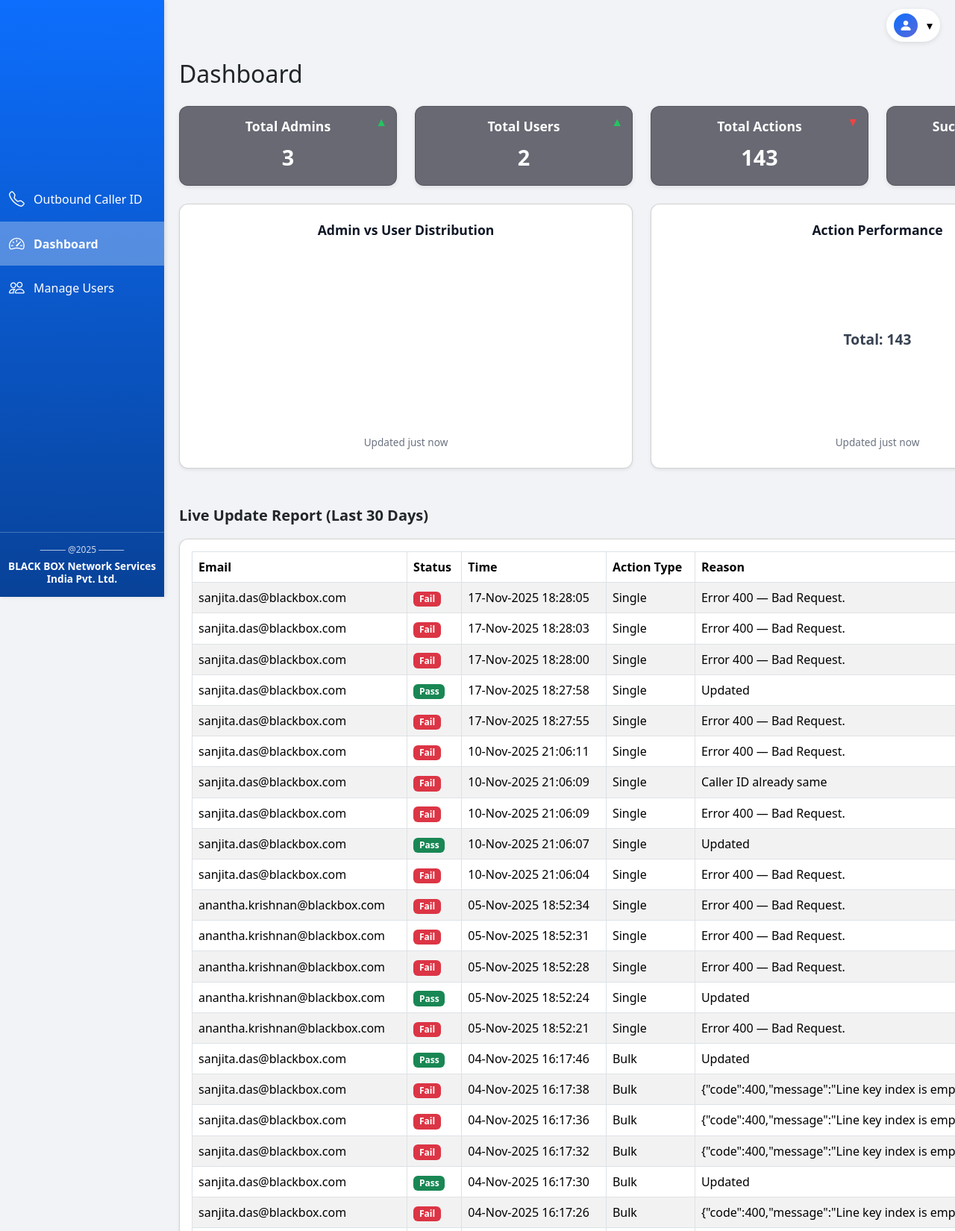
/dashboard (signed in, upper part), run on the app's committed database.
### tables this page shows
CREATE TABLE update_logs (
                        id INTEGER PRIMARY KEY AUTOINCREMENT,
                        email TEXT,
                        caller_id TEXT,
                        success INTEGER,
                        reason TEXT,
                        type TEXT,
                        timestamp DATETIME DEFAULT CURRENT_TIMESTAMP
                    , identifier TEXT, alias TEXT);

### app.py (the view)
@app.route("/dashboard")
@login_required(role="admin")
def dashboard():
    conn = get_db_connection()
    total_admin = conn.execute("SELECT COUNT(*) as cnt FROM users WHERE role='admin'").fetchone()["cnt"]
    total_users = conn.execute("SELECT COUNT(*) as cnt FROM users WHERE role='user'").fetchone()["cnt"]
    cutoff = (datetime.utcnow() - timedelta(days=30)).isoformat()
    rows = conn.execute("""
        SELECT email, identifier, caller_id, success, reason, type, timestamp
        FROM update_logs
        WHERE timestamp >= ?
        ORDER BY timestamp DESC
    """, (cutoff,)).fetchall()
    updates = []
    for r in rows:
        updates.append({
            "email": r["email"],
            "identifier": r["identifier"],
            "caller_id": r["caller_id"],
            "success": bool(r["success"]),
            "reason": r["reason"],
            "type": r["type"],
            "time": datetime.fromisoformat(r["timestamp"]).strftime("%d-%b-%Y %H:%M:%S")
        })
    mrows = conn.execute("""
        SELECT admin_email, action, target_email, timestamp
        FROM admin_activity
        WHERE timestamp >= ?
        ORDER BY timestamp DESC
    """, (cutoff,)).fetchall()
    manage_logs = []
    for r in mrows:
        manage_logs.append({
            "email": r["admin_email"],
            "action": r["action"],
            "target": r["target_email"],
            "time": datetime.fromisoformat(r["timestamp"]).strftime("%d-%b-%Y %H:%M:%S")
        })
    conn.close()
    user_status = get_user_status_list()
    refresh_needed = session.pop("refresh_needed", False)
    return render_template(
        "dashboard.html",
        total_admin=total_admin,
        total_users=total_users,
        updates=updates,
        manage_logs=manage_logs,
        user_status=user_status,
        refresh_needed=refresh_needed
    )

### app.py (called while the page is built)
def get_db_connection():
    conn = sqlite3.connect(DB_PATH)
    conn.row_factory = sqlite3.Row
    return conn

def load_users_from_db():
    conn = get_db_connection()
    rows = conn.execute("SELECT email, password, role FROM users").fetchall()
    conn.close()
    users = {r["email"].lower(): {"password": r["password"], "role": r["role"]} for r in rows}
    return users

def get_user_status_list():
    users = load_users_from_db()
    conn = get_db_connection()
    rows = conn.execute("SELECT user_email, status, login_time FROM login_activity ORDER BY id DESC").fetchall()
    conn.close()
    status = {}
    for r in rows:
        e = r["user_email"].lower()
        if e not in status:
            status[e] = {"email": e, "online": (r["status"] == "Online"), "last_seen": r["login_time"]}
    out = []
    for email, u in users.items():
        if email in status:
            out.append({"email": email, "online": bool(status[email]["online"])})
        else:
            out.append({"email": email, "online": False})
    return out

def login_required(role=None):
    def wrapper(fn):
        @wraps(fn)
        def decorated(*args, **kwargs):
            if "email" not in session:
                app.logger.warning("Unauthorized access attempt to protected route.")
                return redirect(url_for("login"))
            if role and session.get("role") != role:
                app.logger.warning(f"Access denied for user {session.get('email')} - insufficient role.")
                flash("Access denied", "danger")
                return redirect(url_for("login"))
            return fn(*args, **kwargs)
        return decorated
    return wrapper

@app.teardown_appcontext
def on_exit(exception):
    try:
        from utils.task_queue import shutdown_queue
        shutdown_queue()
    except Exception as e:
        app.logger.error(f"Error shutting down task queue: {e}")

### utils/task_queue.py (called while the page is built)
def shutdown_queue():
    logger.info("[Queue] Shutting down worker thread...")
    task_queue.put(None)

### templates/dashboard.html (shortened to what this page needs)
{% extends "base.html" %}
{% block content %}
<h2 class="mb-4">Dashboard</h2>
<div class="row g-4 mb-4">
  <div class="col-md-3">
    <div class="card text-center card-primary p-3">
      <span class="trend-indicator trend-up">▲</span>
      <h5 class="card-title">Total Admins</h5>
      <p class="card-text" id="totalAdmins">{{ total_admin }}</p>
    </div>
  </div>
  <div class="col-md-3">
    <div class="card text-center card-warning p-3">
      <span class="trend-indicator trend-up">▲</span>
      <h5 class="card-title">Total Users</h5>
      <p class="card-text" id="totalUsers">{{ total_users }}</p>
    </div>
  </div>
  <div class="col-md-3">
    <div class="card text-center card-info p-3">
      <span class="trend-indicator trend-down">▼</span>
      <h5 class="card-title">Total Actions</h5>
      <p class="card-text" id="totalActions">{{ updates|length }}</p>
    </div>
  </div>
  <div class="col-md-3">
    <div class="card text-center card-success p-3">
      <h5 class="card-title">Successful Updates</h5>
      <p class="card-text" id="successfulUpdates">{{ updates|selectattr("success")|select|list|length }}</p>
    </div>
  </div>
</div>
<div class="row g-4 mb-5">
  <div class="col-md-6">
    <div class="card shadow-sm chart-box p-4 h-100">
      <h5 class="card-title text-center mb-3">Admin vs User Distribution</h5>
      <div style="position: relative; height: 240px;">
        <canvas id="adminUserChart"></canvas>
      </div>
      <div id="adminUserTimestamp" class="chart-updated">Updated just now</div>
    </div>
  </div>
  <div class="col-md-6">
    <div class="card shadow-sm chart-box p-4 h-100">
      <h5 class="card-title text-center mb-3">Action Performance</h5>
      <div style="position: relative; height: 240px;">
        <canvas id="actionPieChart"></canvas>
        <div id="totalCenterText"
          style="position:absolute;top:50%;left:50%;transform:translate(-50%,-50%);
                 font-size:1.2rem;font-weight:700;color:#374151;">
        </div>
      </div>
      <div id="actionPieTimestamp" class="chart-updated">Updated just now</div>
    </div>
  </div>
</div>
<div class="section-title">Live Update Report (Last 30 Days)</div>
<div class="card shadow-sm mb-4">
  <div class="card-body table-responsive">
    <table class="table table-striped table-bordered align-middle">
      <thead>
        <tr>
          <th>Email</th>
          <th>Status</th>
          <th>Time</th>
          <th>Action Type</th>
          <th>Reason</th>
        </tr>
      </thead>
      <tbody>
        {% if updates %}
          {% for u in updates %}
            <tr>
              <td>{{ u.email }}</td>
              <td>
                {% if u.success %}
                  <span class="badge bg-success">Pass</span>
                {% else %}
                  <span class="badge bg-danger">Fail</span>
                {% endif %}
              </td>
              <td>{{ u.time }}</td>
              <td>
                {% if u.type == 'S' %}Single
                {% elif u.type == 'B' %}Bulk
                {% elif u.type == 'Both' %}Both
                {% else %}Unknown{% endif %}
              </td>
              <td>{{ u.reason }}</td>
            </tr>
          {% endfor %}
        {% else %}
          <tr><td colspan="5" class="text-center">No updates in last 30 days</td></tr>
        {% endif %}
      </tbody>
    </table>
  </div>
</div>
{% endblock %}

### templates/base.html (style rules this page uses)
body { padding-top: 60px; font-family: 'Segoe UI', Tahoma, Geneva, Verdana, sans-serif; background-color: #f1f3f6; }
.card { border-radius: 0.75rem; box-shadow: 0 2px 6px rgba(0,0,0,0.08); transition: transform 0.2s; }
.table-striped>tbody>tr:nth-of-type(odd) { background-color: #f8f9fa; }
.table thead { background-color: #0d6efd; color: white; }
.table th, .table td { vertical-align: middle !important; }

### templates/dashboard.html (style rules this page uses)
.card-text { font-size: 1.8rem; font-weight: 700; }
.card-title { font-size: 1.1rem; font-weight: 600; margin-bottom: 0.5rem; }
.card-primary, .card-warning, .card-info, .card-success { background-color: #05041493; color: #fff; position: relative; }
.trend-indicator { position: absolute; top: 0.5rem; right: 0.75rem; font-size: 1rem; font-weight: bold; }
.trend-up { color: #22c55e; }
.trend-down { color: #ef4444; }
.table thead { background-color: #0d6efd; color: #fff; }
.badge { font-weight: 600; }
.section-title { font-weight: 700; margin-top: 2rem; margin-bottom: 1rem; font-size: 1.25rem; }
.chart-box { background-color: #ffffff; color: #111827; border-radius: 0.75rem; box-shadow: 0 4px 14px rgba(0, 0, 0, 0.1); transition: all 0.3s ease; }
.chart-box .card-title { color: #111827; font-weight: 600; }
.chart-updated { text-align: center; font-size: 0.85rem; color: #6b7280; margin-top: 0.5rem; }
canvas { max-height: 240px !important; }

### data on the page
update_logs: email "sanjita.das@blackbox.com", success "Fail", time "17-Nov-2025 18:28:05", type "Single", reason "Error 400 — Bad Request."
update_logs: email "sanjita.das@blackbox.com", success "Fail", time "17-Nov-2025 18:28:03", type "Single", reason "Error 400 — Bad Request."
update_logs: email "sanjita.das@blackbox.com", success "Fail", time "17-Nov-2025 18:28:00", type "Single", reason "Error 400 — Bad Request."
update_logs: email "sanjita.das@blackbox.com", success "Pass", time "17-Nov-2025 18:27:58", type "Single", reason "Updated"
update_logs: email "sanjita.das@blackbox.com", success "Fail", time "17-Nov-2025 18:27:55", type "Single", reason "Error 400 — Bad Request."
update_logs: email "sanjita.das@blackbox.com", success "Fail", time "10-Nov-2025 21:06:11", type "Single", reason "Error 400 — Bad Request."
update_logs: email "sanjita.das@blackbox.com", success "Fail", time "10-Nov-2025 21:06:09", type "Single", reason "Caller ID already same"
update_logs: email "sanjita.das@blackbox.com", success "Fail", time "10-Nov-2025 21:06:09", type "Single", reason "Error 400 — Bad Request."
update_logs: email "sanjita.das@blackbox.com", success "Pass", time "10-Nov-2025 21:06:07", type "Single", reason "Updated"
update_logs: email "sanjita.das@blackbox.com", success "Fail", time "10-Nov-2025 21:06:04", type "Single", reason "Error 400 — Bad Request."
update_logs: email "anantha.krishnan@blackbox.com", success "Fail", time "05-Nov-2025 18:52:34", type "Single", reason "Error 400 — Bad Request."
update_logs: email "anantha.krishnan@blackbox.com", success "Fail", time "05-Nov-2025 18:52:31", type "Single", reason "Error 400 — Bad Request."
update_logs: email "anantha.krishnan@blackbox.com", success "Fail", time "05-Nov-2025 18:52:28", type "Single", reason "Error 400 — Bad Request."
update_logs: email "anantha.krishnan@blackbox.com", success "Pass", time "05-Nov-2025 18:52:24", type "Single", reason "Updated"
update_logs: email "anantha.krishnan@blackbox.com", success "Fail", time "05-Nov-2025 18:52:21", type "Single", reason "Error 400 — Bad Request."
update_logs: email "sanjita.das@blackbox.com", success "Pass", time "04-Nov-2025 16:17:46", type "Bulk", reason "Updated"
update_logs: email "sanjita.das@blackbox.com", success "Fail", time "04-Nov-2025 16:17:38", type "Bulk", reason "{\"code\":400,\"message\":\"Line key index is empty or duplicated.\"}"
update_logs: email "sanjita.das@blackbox.com", success "Fail", time "04-Nov-2025 16:17:36", type "Bulk", reason "{\"code\":400,\"message\":\"Line key index is empty or duplicated.\"}"
update_logs: email "sanjita.das@blackbox.com", success "Fail", time "04-Nov-2025 16:17:32", type "Bulk", reason "{\"code\":400,\"message\":\"Line key index is empty or duplicated.\"}"
update_logs: email "sanjita.das@blackbox.com", success "Pass", time "04-Nov-2025 16:17:30", type "Bulk", reason "Updated"
update_logs: email "sanjita.das@blackbox.com", success "Fail", time "04-Nov-2025 16:17:26", type "Bulk", reason "{\"code\":400,\"message\":\"Line key index is empty or duplicated.\"}"
